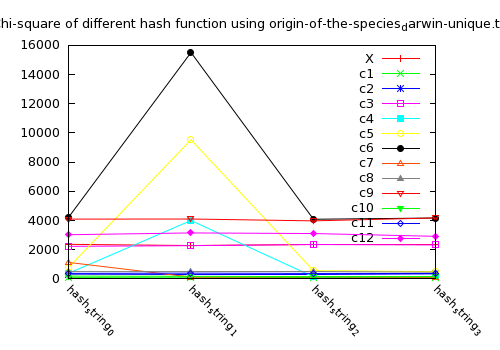

Reproduce this figure in gnuplot.
set terminal pngcairo  transparent enhanced font "arial,10" fontscale 1.0 size 500, 350 
set output 'histogram_Chi_odu.png'
set key inside right top vertical Right noreverse noenhanced autotitles nobox
set datafile missing '-'
set style data linespoints
set xtics border in scale 1,0.5 nomirror rotate by -45  offset character 0, 0, 0 autojustify
set xtics  norangelimit font ",8"
set xtics   ()
set title "Chi-square of different hash function using origin-of-the-species_darwin-unique.txt" 
i = 22
plot 'hash_Chi_odu.dat' using 2:xtic(1) title columnheader(2), for [i=3:14] '' using i title columnheader(i)


# set terminal pngcairo  transparent enhanced font "arial,10" fontscale 1.0 size 500, 350 
# set output 'histogram_Chi.png'
# set boxwidth 0.9 absolute
# set style fill   solid 1.00 border lt -1
# set key inside right top vertical Right noreverse noenhanced autotitles nobox
# set style histogram clustered gap 1 title  off# set character 0, 0, 0
# set datafile missing '-'
# set style data histograms
# set xtics border in scale 0,0 nomirror rotate by -45  off# set character 0, 0, 0 autojustify
# set xtics  norangelimit font ",8"
# set xtics   ()
# set title "Chi-square of different hash function with 13 different capacities"
# set yrange [ 0.00000 : 25000 ] noreverse nowriteback
#i = 22
#plot 'hash_Chi.dat' using 2:xtic(1) ti col, '' u 3 ti col, '' u 4 ti col, '' u 5 ti col, '' u 6 ti col, '' u 7 ti col, '' u 8 ti col, '' u 9 ti col, '' u 10 ti col, '' u 11 ti col, '' u 12 ti col, '' u 13 ti col, '' u 14 ti col